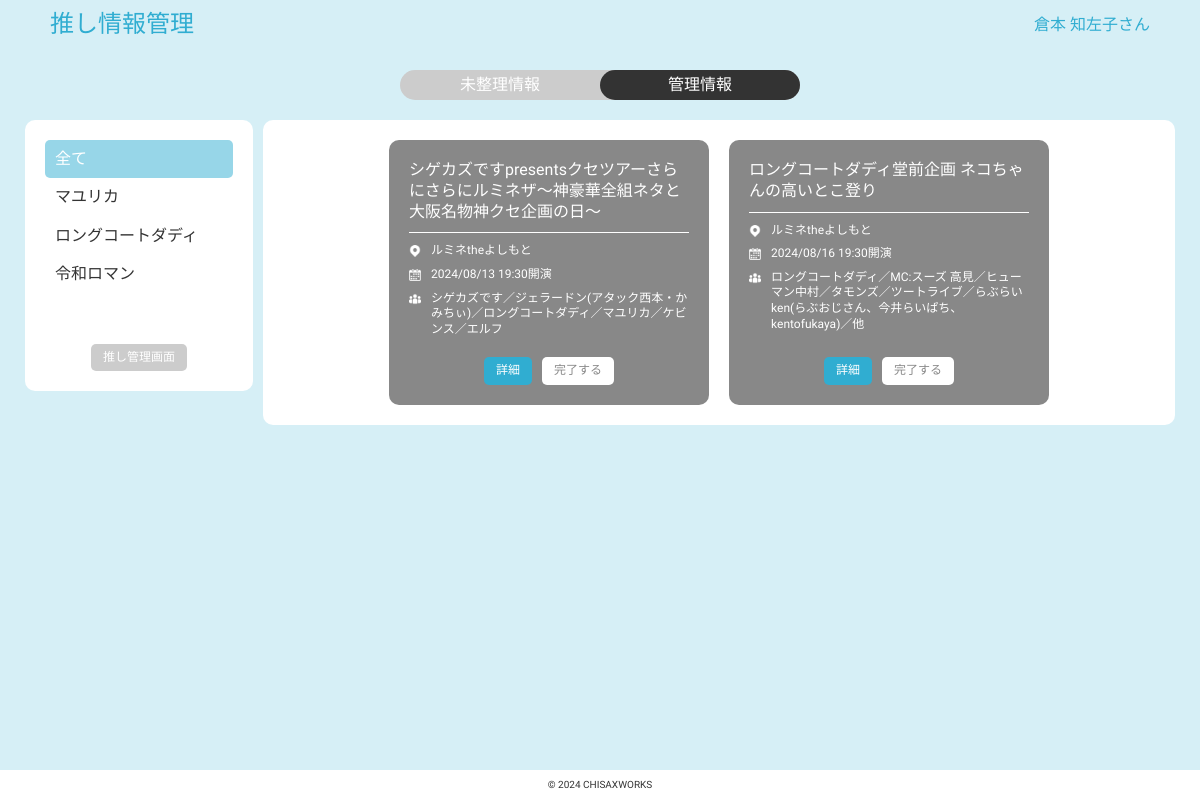
Page /main_mg.php (signed in) on the committed database.
### tables this page shows
CREATE TABLE `favorite` (
  `ent_id` int(12) NOT NULL,
  `ent_name` varchar(255) NOT NULL,
  `ent_type` varchar(30) NOT NULL,
  `user_id` int(12) NOT NULL,
  `createdDate` datetime NOT NULL,
  `modifiedDate` datetime NOT NULL
);

CREATE TABLE `event` (
  `event_id` int(12) NOT NULL,
  `event_name` varchar(255) NOT NULL,
  `venue_id` int(12) NOT NULL,
  `event_startDate` date NOT NULL,
  `event_startTime` time NOT NULL,
  `event_openTime` time NOT NULL,
  `event_members` varchar(500) NOT NULL,
  `event_source` varchar(30) NOT NULL,
  `isActive` int(1) NOT NULL DEFAULT '1',
  `createdDate` datetime NOT NULL,
  `modifiedDate` datetime NOT NULL
);

CREATE TABLE `venue` (
  `venue_id` int(12) NOT NULL,
  `venue_name` varchar(255) NOT NULL,
  `venue_pref` varchar(4) NOT NULL,
  `createdDate` datetime NOT NULL,
  `modifiedDate` datetime NOT NULL
);

### main_mg.php (called while the page is built, shortened)
<?php
require_once('funcs.php');
?>
<?php include("head.php");?>
<?php include("managed.php");?>

### funcs.php (called while the page is built, shortened)
<?php
function h($str){
    return htmlspecialchars($str, ENT_QUOTES, 'UTF-8');
}
?>

### managed.php (the view, shortened to what this page needs)
<?php
$pdo = db_conn();
$ent_id = $_GET['entid'];
$userid = $_SESSION["userid"];
$stmt1 = $pdo->prepare("SELECT ent_id, ent_name FROM favorite WHERE user_id = $userid");
$status1 = $stmt1->execute();
if ($status1==false) {
    sql_error($stmt1);
}else{
    while( $f_result = $stmt1->fetch(PDO::FETCH_ASSOC)){
        if($f_result['ent_id'] == $ent_id){
            $favli .= '<a class="favli_link active_fav" href="main_mg.php?entid=' . h($f_result['ent_id']) . '"><li>' . h($f_result['ent_name']) . '</li></a>';
        }else{
            $favli .= '<a class="favli_link" href="main_mg.php?entid=' . h($f_result['ent_id']) . '"><li>' . h($f_result['ent_name']) . '</li></a>';
        }
    }
    if($ent_id == 0){
        $favall = '<a class="favli_link active_fav" href="main_mg.php"><li>全て</li></a>';
    }else{
        $favall = '<a class="favli_link" href="main_mg.php"><li>全て</li></a>';
        $ed_close = '<a href="main_mg.php?entid=' . h($ent_id) . '" class="ed_close_btn">×</a>';
    }
}
$stmt2 = $pdo->prepare("SELECT ent_name FROM favorite WHERE ent_id = :ent_id");
$stmt2->bindValue(':ent_id', $ent_id, PDO::PARAM_INT);
$status2 = $stmt2->execute();
if($status2 === false){
    sql_error($stmt2);
} else {
    $m_val = $stmt2->fetch();
}
$ent_name = '%'. h($m_val['ent_name']) .'%';
$stmt3 = $pdo->prepare("SELECT em_id, event.event_id as event_id, event_name, DATE_FORMAT(event_startDate, '%Y/%m/%d') as event_startDate,
                            DATE_FORMAT(event_startTime, '%H:%i') as event_startTime,
                            DATE_FORMAT(event_openTime,'%H:%i') as event_openTime, event_members, venue_name, venue_pref
                        FROM event
                        JOIN venue on event.venue_id = venue.venue_id
                        JOIN event_mg_tbl ON event.event_id = event_mg_tbl.event_id
                        WHERE event_members LIKE :ent_name AND undermg_flg = 1 AND user_id = $userid AND event_startDate >= CURDATE()
                        ORDER BY event_startDate");
$stmt3->bindValue(':ent_name', $ent_name, PDO::PARAM_STR);
$status3 = $stmt3->execute();
$item="";
if ($status3==false) {
    sql_error($stmt3);
}else{
    while( $m_result = $stmt3->fetch(PDO::FETCH_ASSOC)){
        $item .= '<div class="item">';
        $item .= '<div class="item_sub"><p class="ename">' . h($m_result['event_name']) . '</p>';
        $item .= '<p><img src="img/venue.png" alt="会場">' . h($m_result['venue_name']) . '</p>';
        $item .= '<p><img src="img/date.png" alt="公演日時">' . h($m_result['event_startDate']) .' '. h($m_result['event_startTime']) . '開演</p>';
        $item .= '<p><img src="img/entertainer.png" alt="出演者">' . h($m_result['event_members']) . '</p></div>';
        if($ent_id){
            $item .= '<div class="mg_btn_wrap"><a class="mgact_btn ed_btn" href="main_mg.php?edid=' . h($m_result['event_id']) . '&entid=' . $ent_id . '">詳細</a>';
        }else{
            $item .= '<div class="mg_btn_wrap"><a class="mgact_btn ed_btn" href="main_mg.php?edid=' . h($m_result['event_id']) . '">詳細</a>';
        }
        $item .= '<a class="mgact_btn exit_mg" href="exit_mg.php?id=' . h($m_result['em_id']) . '">完了する</a></div></div>';
    }
}
?>
<div class="tab_wrap">
    <a href="main_un.php" class="tab_item">未整理情報</a>
    <a href="main_mg.php" class="tab_item active_tab">管理情報</a>
</div>
<div class="main_area">
    <div class="filter_area">
        <ul class="filter_favlist">
            <?= $favall ?>
            <?= $favli ?>
        </ul>
        <div class="mg_btn_wrap">
            <a href="favorite.php" class="mgsub_btn">推し管理画面</a>
        </div>
    </div>
    <div class="data_area">
        <?= $item ?>
    </div>
</div>

### css/style.css (style rules this page uses)
body { font-family: "Kiwi Maru", "Noto Sans JP", "Hiragino Kaku Gothic ProN", "Arial", "Yu Gothic", "Meiryo", sans-serif; background-color: #d6eff6; color: #333333; overflow-y: scroll; }
footer { background-color: #ffffff; height: 30px; display: flex; justify-content: center; align-items: center; }
.data_area { font-size: 12px; font-weight: 400; }
.ename,.filter_area { font-size: 16px; font-weight: 400; }
footer { font-size: 10px; font-weight: 400; }
.mgact_btn, .mgsub_btn { padding: 7px 12px; font-size: 12px; border-radius: 5px; }
.mgact_btn { background-color: #ffffff; color: #888888; }
.mgsub_btn { background-color: #cccccc; color: #ffffff; }
.ed_btn { background-color: #30add1; color: #ffffff; }
.mg_btn_wrap { display: flex; column-gap: 10px; justify-content: center; }
.main_area { display: flex; column-gap: 10px; }
.filter_area { width: 20%; padding: 20px; background-color: #ffffff; border-radius: 10px; height: fit-content; }
.data_area { padding: 20px; background-color: #ffffff; border-radius: 10px; display: flex; gap: 20px; justify-content: center; flex-wrap: wrap; height: fit-content; }
.tab_wrap { color: #ffffff; background-color: #cccccc; margin: 20px auto; border-radius: 15px; display: flex; width: fit-content; }
.tab_item { border-radius: 15px; width: 200px; height: 30px; line-height: 30px; text-align: center; }
.active_tab { background-color: #333333; }
.filter_area .mgsub_btn { margin-top: 50px; }
.filter_favlist { display: flex; flex-direction: column; }
.favli_link { padding: 10px; border-radius: 5px; }
.active_fav { background-color: #97d6e8; color: #ffffff; }
.item { color: #ffffff; background-color: #888888; border-radius: 10px; padding: 20px; width: 320px; display: flex; flex-direction: column; justify-content: space-between; row-gap: 20px; }
.item_sub { display: flex; flex-direction: column; row-gap: 8px; line-height: 1.3; }
.ename { border-bottom: 1px solid #ffffff; padding-bottom: 10px; margin-bottom: 2px; }
.item p { display: flex; align-items: flex-start; }
.item img { width: 12px; margin-right: 10px; padding-top: 2px; }

### rows in the picture
favorite: ent_name "マユリカ"
favorite: ent_name "ロングコートダディ"
favorite: ent_name "令和ロマン"
event: event_name "シゲカズですpresentsクセツアーさらにさらにルミネザ～神豪華全組ネタと大阪名物神クセ企画の日～", venue.venue_name "ルミネtheよしもと", event_startDate "2024/08/13", event_startTime "19:30", event_members "シゲカズです／ジェラードン(アタック西本・かみちぃ)／ロングコートダディ／マユリカ／ケビンス／エルフ"
event: event_name "ロングコートダディ堂前企画 ネコちゃんの高いとこ登り", venue.venue_name "ルミネtheよしもと", event_startDate "2024/08/16", event_startTime "19:30", event_members "ロングコートダディ／MC:スーズ 高見／ヒューマン中村／タモンズ／ツートライブ／らぶらいken(らぶおじさん、今井らいぱち、kentofukaya)／他"

### other values in the picture
$_SESSION["username"] "倉本 知左子"
